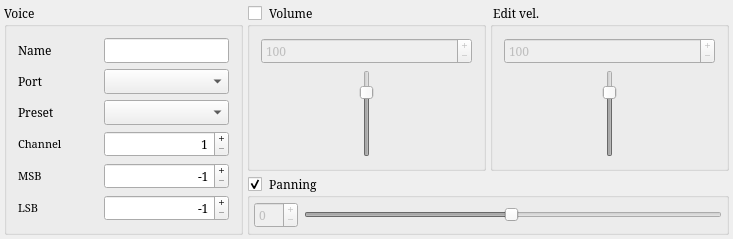
<?xml version="1.0" encoding="UTF-8"?>
<ui version="4.0">
 <class>Instrument_widget</class>
 <widget class="QWidget" name="Instrument_widget">
  <property name="enabled">
   <bool>true</bool>
  </property>
  <property name="geometry">
   <rect>
    <x>0</x>
    <y>0</y>
    <width>733</width>
    <height>225</height>
   </rect>
  </property>
  <property name="sizePolicy">
   <sizepolicy hsizetype="MinimumExpanding" vsizetype="Fixed">
    <horstretch>0</horstretch>
    <verstretch>0</verstretch>
   </sizepolicy>
  </property>
  <property name="font">
   <font>
    <family>Serif</family>
   </font>
  </property>
  <property name="focusPolicy">
   <enum>Qt::NoFocus</enum>
  </property>
  <property name="windowTitle">
   <string>Inasdf</string>
  </property>
  <property name="autoFillBackground">
   <bool>true</bool>
  </property>
  <property name="styleSheet">
   <string notr="true"/>
  </property>
  <layout class="QGridLayout" name="gridLayout_2">
   <property name="margin">
    <number>4</number>
   </property>
   <property name="spacing">
    <number>4</number>
   </property>
   <item row="0" column="1">
    <widget class="QGroupBox" name="volumeBox">
     <property name="title">
      <string> Volume</string>
     </property>
     <property name="flat">
      <bool>false</bool>
     </property>
     <property name="checkable">
      <bool>true</bool>
     </property>
     <property name="checked">
      <bool>false</bool>
     </property>
     <layout class="QVBoxLayout" name="verticalLayout">
      <item>
       <widget class="QSpinBox" name="volume_spin">
        <property name="enabled">
         <bool>false</bool>
        </property>
        <property name="sizePolicy">
         <sizepolicy hsizetype="Minimum" vsizetype="Minimum">
          <horstretch>0</horstretch>
          <verstretch>0</verstretch>
         </sizepolicy>
        </property>
        <property name="minimumSize">
         <size>
          <width>49</width>
          <height>0</height>
         </size>
        </property>
        <property name="buttonSymbols">
         <enum>QAbstractSpinBox::PlusMinus</enum>
        </property>
        <property name="maximum">
         <number>127</number>
        </property>
        <property name="value">
         <number>100</number>
        </property>
       </widget>
      </item>
      <item>
       <widget class="QSlider" name="volume_slider">
        <property name="enabled">
         <bool>false</bool>
        </property>
        <property name="sizePolicy">
         <sizepolicy hsizetype="Minimum" vsizetype="MinimumExpanding">
          <horstretch>0</horstretch>
          <verstretch>0</verstretch>
         </sizepolicy>
        </property>
        <property name="maximum">
         <number>127</number>
        </property>
        <property name="value">
         <number>100</number>
        </property>
        <property name="orientation">
         <enum>Qt::Vertical</enum>
        </property>
       </widget>
      </item>
     </layout>
    </widget>
   </item>
   <item row="0" column="2">
    <widget class="QGroupBox" name="velocityBox">
     <property name="title">
      <string> Edit vel.</string>
     </property>
     <property name="checkable">
      <bool>false</bool>
     </property>
     <layout class="QVBoxLayout" name="verticalLayout_2">
      <item>
       <widget class="QSpinBox" name="velocity_spin">
        <property name="enabled">
         <bool>false</bool>
        </property>
        <property name="sizePolicy">
         <sizepolicy hsizetype="Minimum" vsizetype="Fixed">
          <horstretch>0</horstretch>
          <verstretch>0</verstretch>
         </sizepolicy>
        </property>
        <property name="minimumSize">
         <size>
          <width>49</width>
          <height>0</height>
         </size>
        </property>
        <property name="buttonSymbols">
         <enum>QAbstractSpinBox::PlusMinus</enum>
        </property>
        <property name="maximum">
         <number>127</number>
        </property>
        <property name="value">
         <number>100</number>
        </property>
       </widget>
      </item>
      <item>
       <widget class="QSlider" name="velocity_slider">
        <property name="enabled">
         <bool>false</bool>
        </property>
        <property name="sizePolicy">
         <sizepolicy hsizetype="Minimum" vsizetype="MinimumExpanding">
          <horstretch>0</horstretch>
          <verstretch>0</verstretch>
         </sizepolicy>
        </property>
        <property name="maximum">
         <number>127</number>
        </property>
        <property name="value">
         <number>100</number>
        </property>
        <property name="orientation">
         <enum>Qt::Vertical</enum>
        </property>
       </widget>
      </item>
     </layout>
    </widget>
   </item>
   <item row="1" column="1" colspan="2">
    <widget class="QGroupBox" name="panningBox">
     <property name="enabled">
      <bool>true</bool>
     </property>
     <property name="sizePolicy">
      <sizepolicy hsizetype="Preferred" vsizetype="Preferred">
       <horstretch>0</horstretch>
       <verstretch>0</verstretch>
      </sizepolicy>
     </property>
     <property name="title">
      <string> Panning</string>
     </property>
     <property name="checkable">
      <bool>true</bool>
     </property>
     <layout class="QHBoxLayout" name="horizontalLayout_3">
      <property name="margin">
       <number>4</number>
      </property>
      <item>
       <widget class="QSpinBox" name="panning_spin">
        <property name="enabled">
         <bool>false</bool>
        </property>
        <property name="sizePolicy">
         <sizepolicy hsizetype="Minimum" vsizetype="Fixed">
          <horstretch>0</horstretch>
          <verstretch>0</verstretch>
         </sizepolicy>
        </property>
        <property name="buttonSymbols">
         <enum>QAbstractSpinBox::PlusMinus</enum>
        </property>
        <property name="minimum">
         <number>-63</number>
        </property>
        <property name="maximum">
         <number>64</number>
        </property>
       </widget>
      </item>
      <item>
       <widget class="QSlider" name="panning_slider">
        <property name="enabled">
         <bool>false</bool>
        </property>
        <property name="sizePolicy">
         <sizepolicy hsizetype="Expanding" vsizetype="Preferred">
          <horstretch>0</horstretch>
          <verstretch>0</verstretch>
         </sizepolicy>
        </property>
        <property name="minimum">
         <number>-63</number>
        </property>
        <property name="maximum">
         <number>64</number>
        </property>
        <property name="orientation">
         <enum>Qt::Horizontal</enum>
        </property>
       </widget>
      </item>
     </layout>
    </widget>
   </item>
   <item row="0" column="3" rowspan="2">
    <layout class="QGridLayout" name="control_change_layout" columnstretch="0">
     <property name="spacing">
      <number>4</number>
     </property>
    </layout>
   </item>
   <item row="0" column="0" rowspan="2">
    <widget class="QGroupBox" name="voiceBox">
     <property name="title">
      <string>Voice</string>
     </property>
     <layout class="QGridLayout" name="gridLayout">
      <item row="0" column="0">
       <widget class="QLabel" name="nameLabel">
        <property name="text">
         <string>Name</string>
        </property>
       </widget>
      </item>
      <item row="0" column="1">
       <widget class="QLineEdit" name="name_widget">
        <property name="sizePolicy">
         <sizepolicy hsizetype="Preferred" vsizetype="Fixed">
          <horstretch>0</horstretch>
          <verstretch>0</verstretch>
         </sizepolicy>
        </property>
       </widget>
      </item>
      <item row="1" column="0">
       <widget class="QLabel" name="label_3">
        <property name="text">
         <string>Port</string>
        </property>
       </widget>
      </item>
      <item row="1" column="1">
       <widget class="QComboBox" name="port">
        <property name="sizePolicy">
         <sizepolicy hsizetype="Preferred" vsizetype="Fixed">
          <horstretch>0</horstretch>
          <verstretch>0</verstretch>
         </sizepolicy>
        </property>
       </widget>
      </item>
      <item row="2" column="0">
       <widget class="QLabel" name="label_4">
        <property name="font">
         <font>
          <kerning>true</kerning>
         </font>
        </property>
        <property name="text">
         <string>Preset</string>
        </property>
       </widget>
      </item>
      <item row="2" column="1">
       <widget class="QComboBox" name="preset">
        <property name="sizePolicy">
         <sizepolicy hsizetype="Preferred" vsizetype="Fixed">
          <horstretch>0</horstretch>
          <verstretch>0</verstretch>
         </sizepolicy>
        </property>
       </widget>
      </item>
      <item row="3" column="0">
       <widget class="QLabel" name="label_5">
        <property name="sizePolicy">
         <sizepolicy hsizetype="Preferred" vsizetype="Minimum">
          <horstretch>0</horstretch>
          <verstretch>0</verstretch>
         </sizepolicy>
        </property>
        <property name="font">
         <font>
          <pointsize>8</pointsize>
         </font>
        </property>
        <property name="text">
         <string>Channel</string>
        </property>
        <property name="alignment">
         <set>Qt::AlignLeading|Qt::AlignLeft|Qt::AlignVCenter</set>
        </property>
       </widget>
      </item>
      <item row="3" column="1">
       <widget class="QSpinBox" name="channel">
        <property name="sizePolicy">
         <sizepolicy hsizetype="Minimum" vsizetype="Fixed">
          <horstretch>0</horstretch>
          <verstretch>0</verstretch>
         </sizepolicy>
        </property>
        <property name="mouseTracking">
         <bool>false</bool>
        </property>
        <property name="alignment">
         <set>Qt::AlignRight|Qt::AlignTrailing|Qt::AlignVCenter</set>
        </property>
        <property name="buttonSymbols">
         <enum>QAbstractSpinBox::PlusMinus</enum>
        </property>
        <property name="minimum">
         <number>1</number>
        </property>
        <property name="maximum">
         <number>16</number>
        </property>
       </widget>
      </item>
      <item row="4" column="0">
       <widget class="QLabel" name="label_6">
        <property name="sizePolicy">
         <sizepolicy hsizetype="Preferred" vsizetype="Minimum">
          <horstretch>0</horstretch>
          <verstretch>0</verstretch>
         </sizepolicy>
        </property>
        <property name="font">
         <font>
          <pointsize>8</pointsize>
         </font>
        </property>
        <property name="text">
         <string>MSB</string>
        </property>
        <property name="alignment">
         <set>Qt::AlignLeading|Qt::AlignLeft|Qt::AlignVCenter</set>
        </property>
       </widget>
      </item>
      <item row="4" column="1">
       <widget class="QSpinBox" name="msb">
        <property name="sizePolicy">
         <sizepolicy hsizetype="Minimum" vsizetype="Fixed">
          <horstretch>0</horstretch>
          <verstretch>0</verstretch>
         </sizepolicy>
        </property>
        <property name="alignment">
         <set>Qt::AlignRight|Qt::AlignTrailing|Qt::AlignVCenter</set>
        </property>
        <property name="buttonSymbols">
         <enum>QAbstractSpinBox::PlusMinus</enum>
        </property>
        <property name="minimum">
         <number>-1</number>
        </property>
        <property name="maximum">
         <number>127</number>
        </property>
        <property name="value">
         <number>-1</number>
        </property>
       </widget>
      </item>
      <item row="5" column="0">
       <widget class="QLabel" name="label_7">
        <property name="sizePolicy">
         <sizepolicy hsizetype="Preferred" vsizetype="Minimum">
          <horstretch>0</horstretch>
          <verstretch>0</verstretch>
         </sizepolicy>
        </property>
        <property name="font">
         <font>
          <pointsize>8</pointsize>
         </font>
        </property>
        <property name="text">
         <string>LSB</string>
        </property>
        <property name="alignment">
         <set>Qt::AlignLeading|Qt::AlignLeft|Qt::AlignVCenter</set>
        </property>
       </widget>
      </item>
      <item row="5" column="1">
       <widget class="QSpinBox" name="lsb">
        <property name="sizePolicy">
         <sizepolicy hsizetype="Minimum" vsizetype="Fixed">
          <horstretch>0</horstretch>
          <verstretch>0</verstretch>
         </sizepolicy>
        </property>
        <property name="alignment">
         <set>Qt::AlignRight|Qt::AlignTrailing|Qt::AlignVCenter</set>
        </property>
        <property name="buttonSymbols">
         <enum>QAbstractSpinBox::PlusMinus</enum>
        </property>
        <property name="minimum">
         <number>-1</number>
        </property>
        <property name="maximum">
         <number>127</number>
        </property>
        <property name="value">
         <number>-1</number>
        </property>
       </widget>
      </item>
     </layout>
    </widget>
   </item>
  </layout>
 </widget>
 <layoutdefault spacing="6" margin="11"/>
 <pixmapfunction>qPixmapFromMimeSource</pixmapfunction>
 <resources/>
 <connections/>
</ui>
